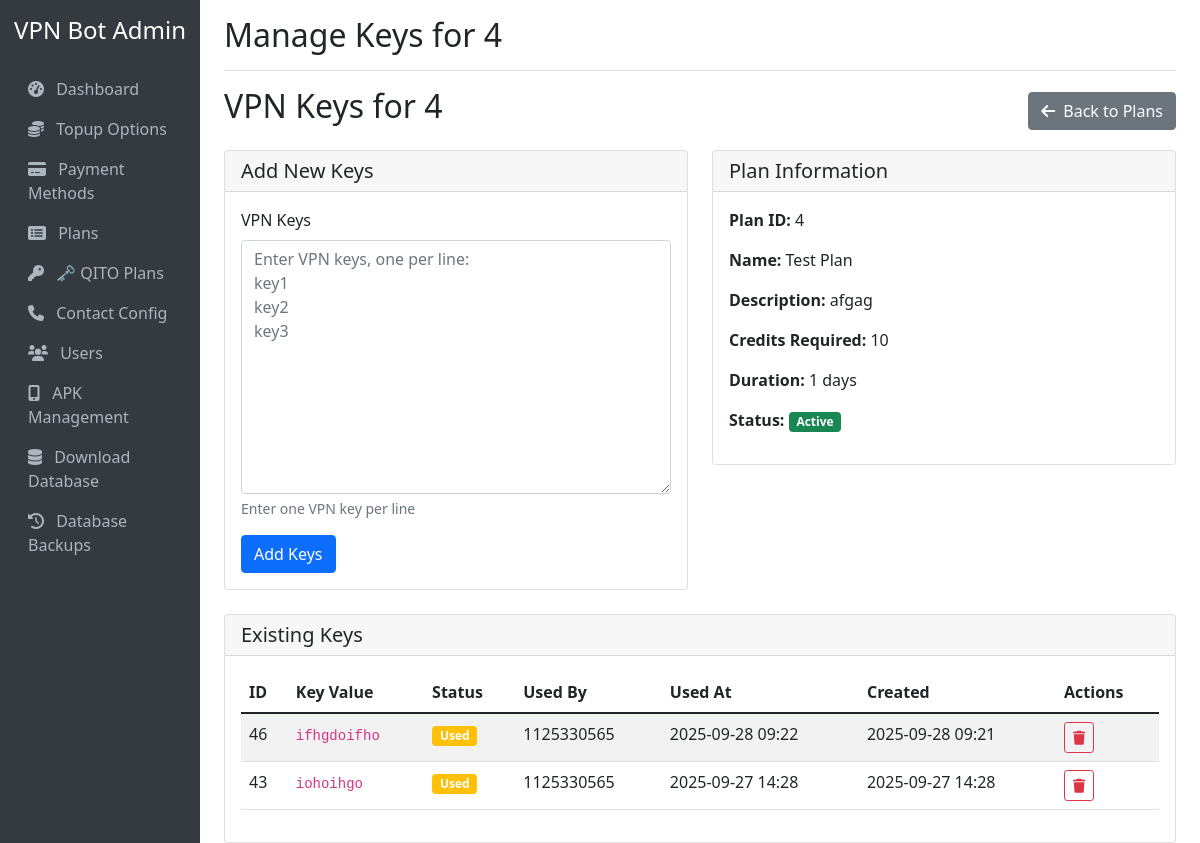
Before: /plans/6/keys with the older database file.
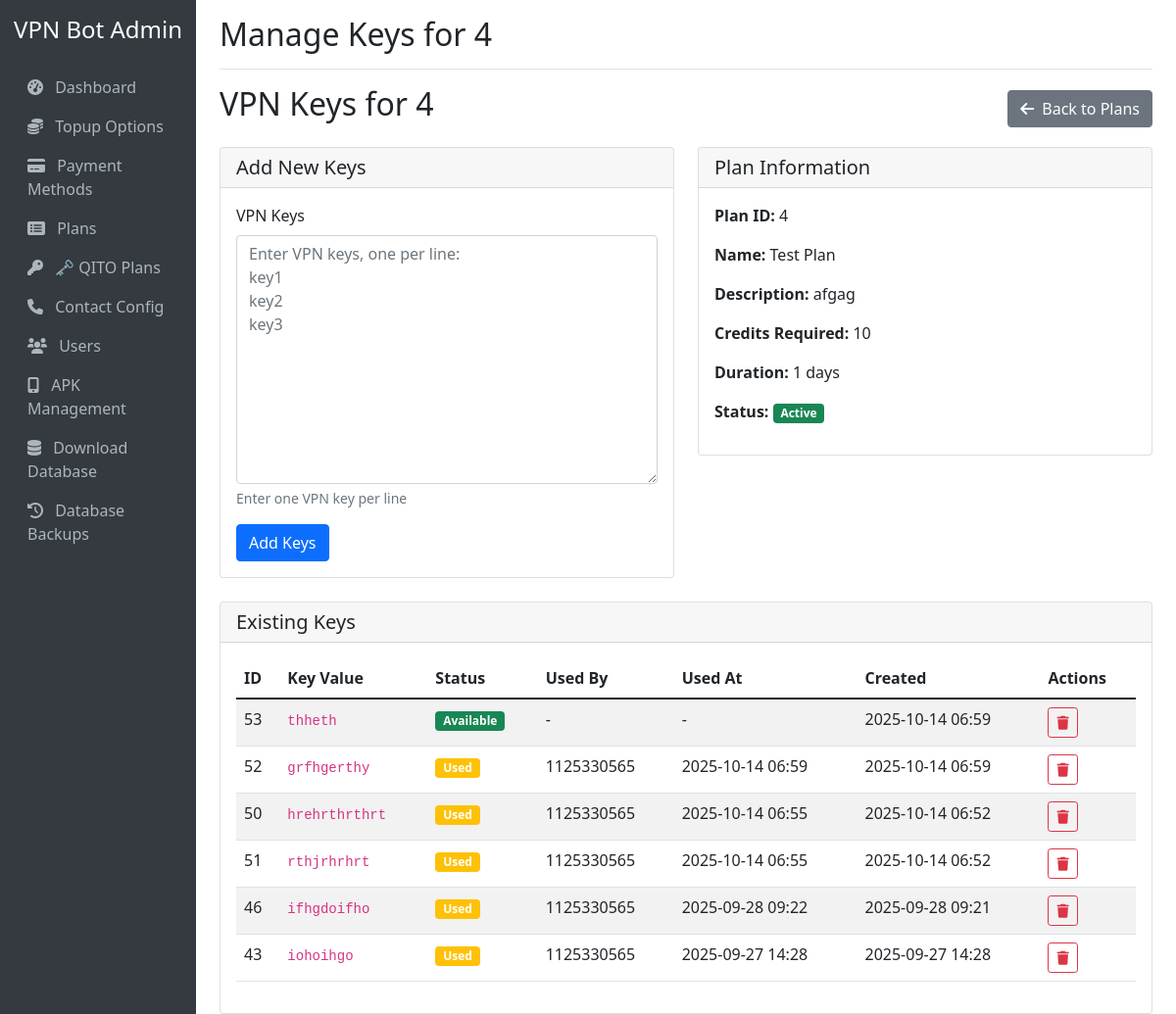
After: the same page with the newer database file.
### tables this page shows
CREATE TABLE vpn_keys (
            id INTEGER PRIMARY KEY AUTOINCREMENT,
            plan_id INTEGER NOT NULL,
            key_value TEXT NOT NULL,
            is_used BOOLEAN DEFAULT 0,
            used_by_user_id INTEGER,
            used_at TIMESTAMP,
            created_at TIMESTAMP DEFAULT CURRENT_TIMESTAMP,
            FOREIGN KEY (plan_id) REFERENCES plans (id),
            FOREIGN KEY (used_by_user_id) REFERENCES users (telegram_id)
        );

### web_admin.py (the view)
@app.route('/plans/<int:plan_id>/keys')
def plan_keys(plan_id):
    plan = get_plan(plan_id)
    if plan is None:
        flash('Plan not found!', 'error')
        return redirect(url_for('plan_management'))
    keys = get_all_keys_for_plan(plan_id)
    return render_template('plan_keys.html', plan=plan, keys=keys)

### database.py (called while the page is built)
def get_plan(plan_id):
    conn = sqlite3.connect(DB_FILE)
    cursor = conn.cursor()
    cursor.execute('SELECT * FROM plans WHERE id = ?', (plan_id,))
    plan = cursor.fetchone()
    conn.close()
    return plan

def get_all_keys_for_plan(plan_id):
    conn = sqlite3.connect(DB_FILE)
    cursor = conn.cursor()
    cursor.execute('''
        SELECT id, key_value, is_used, used_by_user_id, used_at, created_at
        FROM vpn_keys
        WHERE plan_id = ?
        ORDER BY created_at DESC
    ''', (plan_id,))
    keys = cursor.fetchall()
    conn.close()
    return keys

### templates/plan_keys.html (shortened to what the changed rows need)
{% extends "base.html" %}
{% block page_title %}Manage Keys for {{ plan[1] }}{% endblock %}
{% block content %}
<div class="d-flex justify-content-between align-items-center mb-3">
    <h2>VPN Keys for {{ plan[1] }}</h2>
</div>
<div class="card mt-4">
    <div class="card-body">
        {% if keys %}
            <div class="table-responsive">
                <table class="table table-striped">
                    <thead>
                        <tr>
                            <th>ID</th>
                            <th>Key Value</th>
                            <th>Status</th>
                            <th>Used By</th>
                            <th>Used At</th>
                            <th>Created</th>
                            <th>Actions</th>
                        </tr>
                    </thead>
                    <tbody>
                        {% for key in keys %}
                        <tr>
                            <td>{{ key[0] }}</td>
                            <td><code>{{ key[1] }}</code></td>
                            <td>
                                {% if key[2] %}
                                    <span class="badge bg-warning">Used</span>
                                {% else %}
                                    <span class="badge bg-success">Available</span>
                                {% endif %}
                            </td>
                            <td>{{ key[3] or '-' }}</td>
                            <td>{{ key[4][:16] if key[4] else '-' }}</td>
                            <td>{{ key[5][:16] }}</td>
                            <td>
                                <a href="{{ url_for('delete_key', key_id=key[0]) }}"
                                   class="btn btn-sm btn-outline-danger"
                                   onclick="return confirm('Are you sure you want to delete this key?')">
                                    <i class="fas fa-trash"></i>
                                </a>
                            </td>
                        </tr>
                        {% endfor %}
                    </tbody>
                </table>
            </div>
        {% else %}
            <div class="text-center py-4">
                <i class="fas fa-key fa-3x text-muted mb-3"></i>
                <h5 class="text-muted">No keys found</h5>
                <p class="text-muted">Add VPN keys for this plan using the form above.</p>
            </div>
        {% endif %}
    </div>
</div>
{% endblock %}

Changed rows visible on the page:
added vpn_keys: id "53", key_value "thheth", is_used "Available", key "-", created_at "2025-10-14 06:59"
added vpn_keys: id "52", key_value "grfhgerthy", is_used "Used", used_by_user "1125330565", used_at "2025-10-14 06:59", created_at "2025-10-14 06:59"
added vpn_keys: id "50", key_value "hrehrthrthrt", is_used "Used", used_by_user "1125330565", used_at "2025-10-14 06:55", created_at "2025-10-14 06:52"
added vpn_keys: id "51", key_value "rthjrhrhrt", is_used "Used", used_by_user "1125330565", used_at "2025-10-14 06:55", created_at "2025-10-14 06:52"
